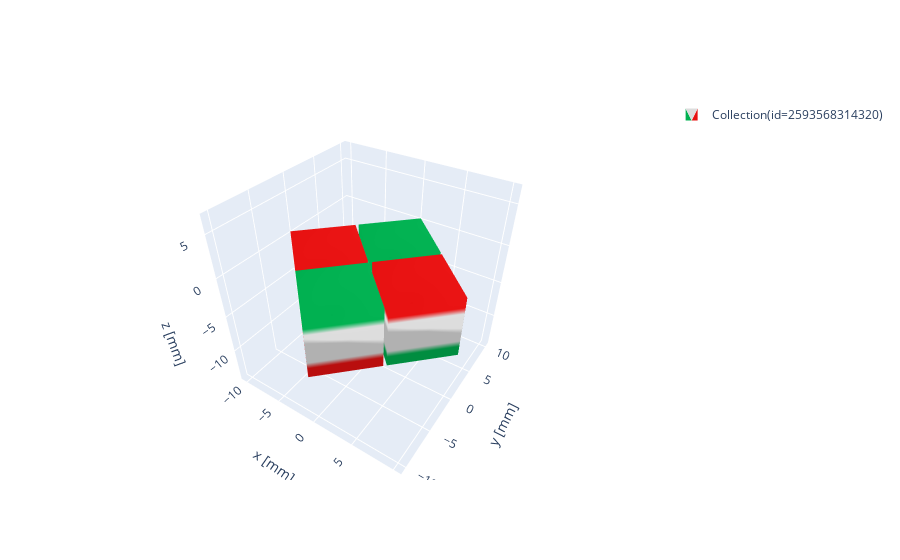

The notebook cell saved with this chart:
### Code cell
mag_config.show_magnets()

### Figure 1 — Plotly figure (JSON) as saved in the notebook; plotly's stock layout.template omitted (floating-point values rounded to 4 significant figures)
{"data": [{"color": "#2E91E5", "colorscale": [[0, "#00b050"], [0.16, "#00b050"], [0.26, "#dddddd"], [0.74, "#dddddd"], [0.84, "#e71111"], [1, "#e71111"]], "i": [7, 0, 0, 0, 4, 4, 2, 6, 4, 0, 3, 7, 15, 8, 8, 8, 12, 12, 10, 14, 12, 8, 11, 15, 23, 16, 16, 16, 20, 20, 18, 22, 20, 16, 19, 23, 31, 24, 24, 24, 28, 28, 26, 30, 28, 24, 27, 31], "intensity": [1, 1, 1, 1, 0, 0, 0, 0, 0, 0, 0, 0, 1, 1, 1, 1, 0, 0, 0, 0, 1, 1, 1, 1, 1, 1, 1, 1, 0, 0, 0, 0], "j": [0, 7, 1, 2, 6, 7, 1, 2, 5, 5, 2, 2, 8, 15, 9, 10, 14, 15, 9, 10, 13, 13, 10, 10, 16, 23, 17, 18, 22, 23, 17, 18, 21, 21, 18, 18, 24, 31, 25, 26, 30, 31, 25, 26, 29, 29, 26, 26], "k": [3, 4, 2, 3, 5, 6, 5, 5, 0, 1, 7, 6, 11, 12, 10, 11, 13, 14, 13, 13, 8, 9, 15, 14, 19, 20, 18, 19, 21, 22, 21, 21, 16, 17, 23, 22, 27, 28, 26, 27, 29, 30, 29, 29, 24, 25, 31, 30], "legendgroup": "Collection(id=2593568314320)", "name": "Collection(id=2593568314320)", "opacity": 1, "showlegend": true, "showscale": false, "type": "mesh3d", "x": [4.441e-16, -5.303, -4.441e-16, 5.303, 4.441e-16, -5.303, -4.441e-16, 5.303, 5.568, 0.2652, 5.568, 10.87, 5.568, 0.2652, 5.568, 10.87, -5.568, -10.87, -5.568, -0.2652, -5.568, -10.87, -5.568, -0.2652, 4.441e-16, -5.303, -4.441e-16, 5.303, 4.441e-16, -5.303, -4.441e-16, 5.303], "y": [-10.87, -5.568, -0.2652, -5.568, -10.87, -5.568, -0.2652, -5.568, -5.303, -4.441e-16, 5.303, 4.441e-16, -5.303, -4.441e-16, 5.303, 4.441e-16, -5.303, -4.441e-16, 5.303, 4.441e-16, -5.303, -4.441e-16, 5.303, 4.441e-16, 0.2652, 5.568, 10.87, 5.568, 0.2652, 5.568, 10.87, 5.568], "z": [-7.5, -7.5, -7.5, -7.5, 0, 0, 0, 0, -7.5, -7.5, -7.5, -7.5, 0, 0, 0, 0, -7.5, -7.5, -7.5, -7.5, 0, 0, 0, 0, -7.5, -7.5, -7.5, -7.5, 0, 0, 0, 0]}], "layout": {"legend": {"itemsizing": "constant"}, "scene": {"aspectmode": "manual", "aspectratio": {"x": 1, "y": 1, "z": 1}, "camera": {"eye": {"x": 1, "y": -1.5, "z": 1.4}}, "xaxis": {"autorange": false, "range": [-10.87, 10.87], "title": {"text": "x [mm]"}}, "yaxis": {"autorange": false, "range": [-10.87, 10.87], "title": {"text": "y [mm]"}}, "zaxis": {"autorange": false, "range": [-14.62, 7.122], "title": {"text": "z [mm]"}}}}}
